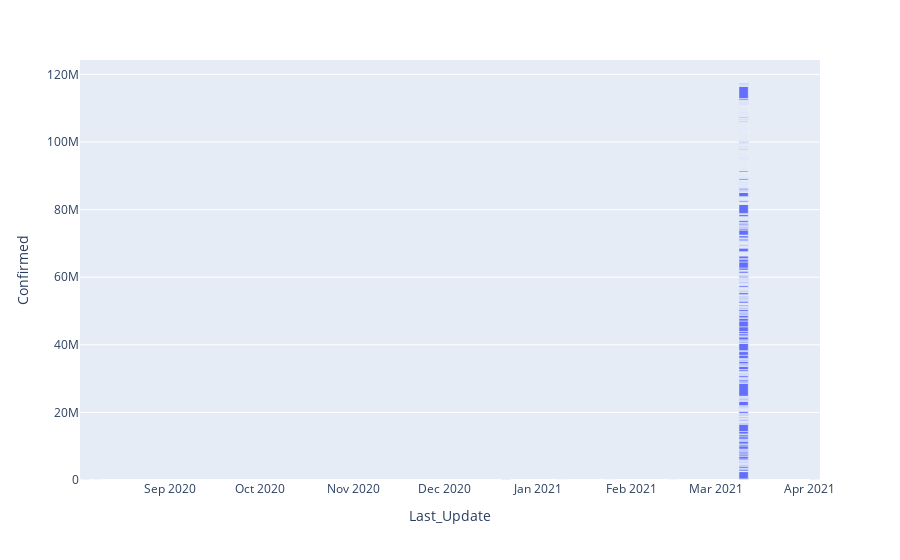

This figure's notebook cell:
### Code cell
px.bar(df,x="Last_Update",y="Confirmed")

### Figure 1 — Plotly figure (JSON) as saved in the notebook; plotly's stock layout.template omitted (floating-point values rounded to 4 significant figures; data arrays with more than 128 entries replaced by an {"elided": "..."} marker saying what was removed)
{"data": [{"alignmentgroup": "True", "hovertemplate": "Last_Update=%{x}<br>Confirmed=%{y}<extra></extra>", "legendgroup": "", "marker": {"color": "#636efa", "pattern": {"shape": ""}}, "name": "", "offsetgroup": "", "orientation": "v", "showlegend": false, "textposition": "auto", "type": "bar", "x": {"elided": "4014 str values"}, "xaxis": "x", "y": {"elided": "4014 int values"}, "yaxis": "y"}], "layout": {"barmode": "relative", "legend": {"tracegroupgap": 0}, "margin": {"t": 60}, "xaxis": {"anchor": "y", "domain": [0, 1], "title": {"text": "Last_Update"}}, "yaxis": {"anchor": "x", "domain": [0, 1], "title": {"text": "Confirmed"}}}}
